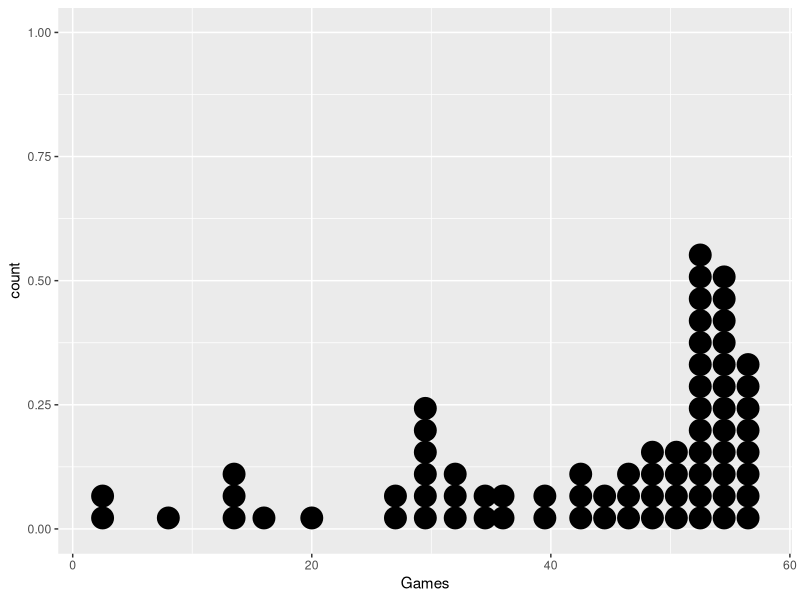
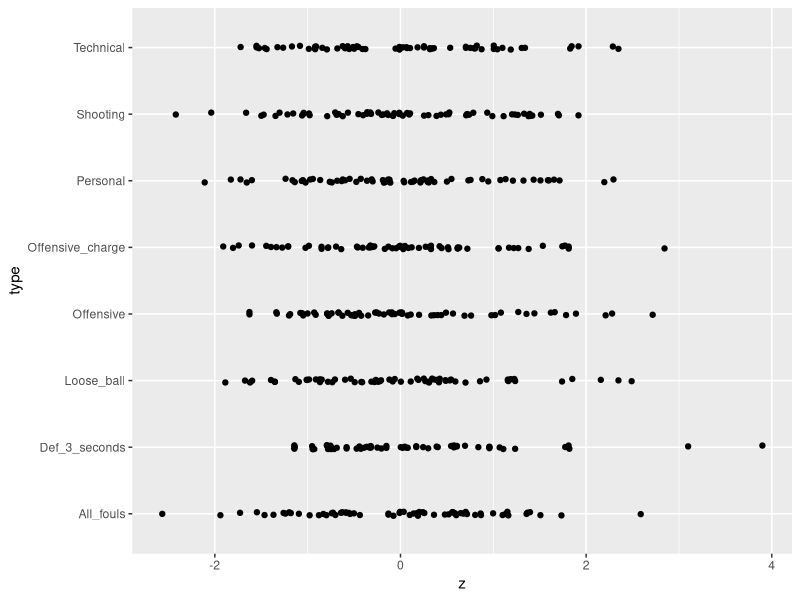
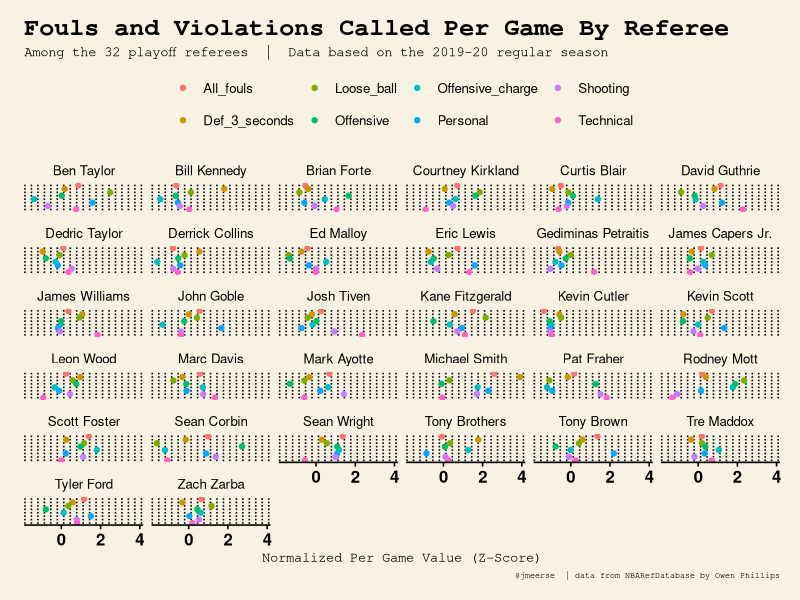
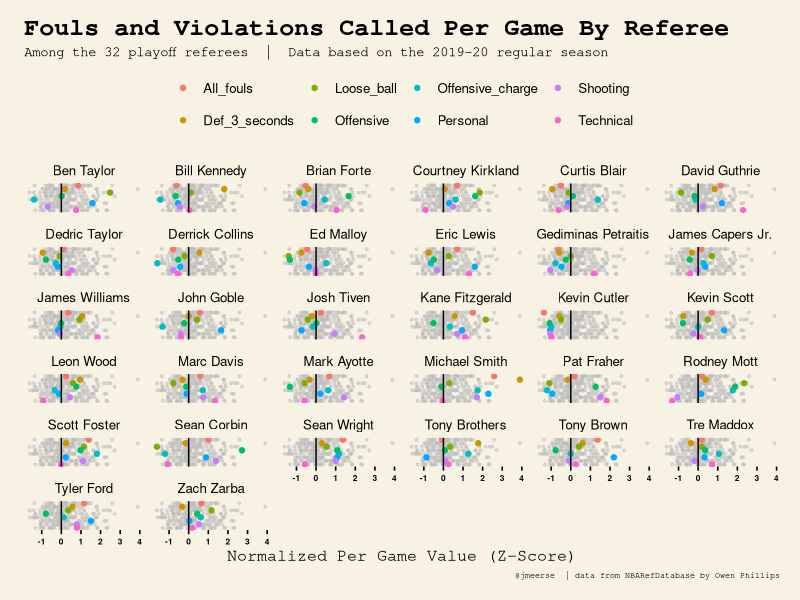
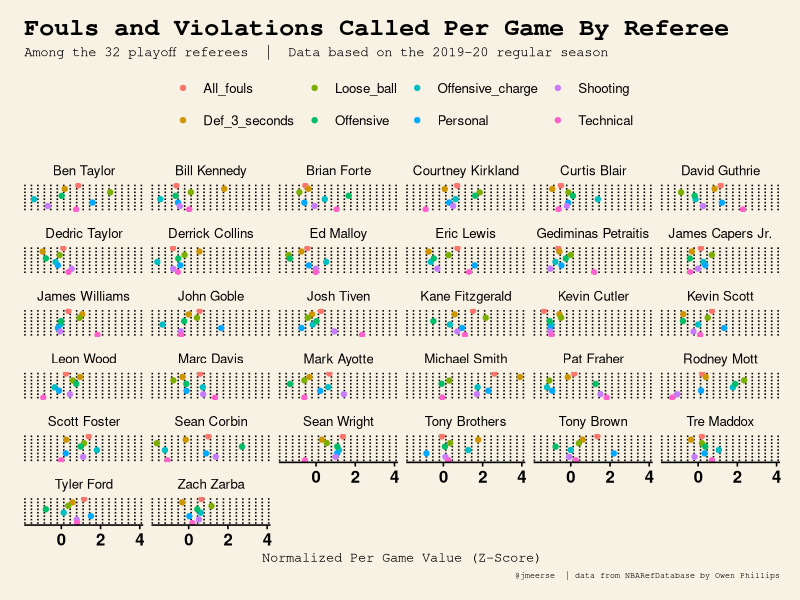

Write R code to recreate these figures, in order.
## ---- chunk 1
knitr::opts_chunk$set(echo = TRUE)
library(tidyverse)
library(readr)
library(ggthemes)


## ---- chunk 2
RegularSeasonTotal1920 <- read_csv("201920RegularSeasonTotal.csv")

rs1920 <- RegularSeasonTotal1920 #make the name easier

remove(RegularSeasonTotal1920)

p1920 <- read_csv("201920PlayoffsTotal.csv") 

#only use what we're interested in
rs1920 <- rs1920 %>% select(Season, Referee, Games, `Total fouls`,  Personal, `Loose ball`, `Offensive charge`, Shooting, Technical, `Defensive 3 seconds`, Offensive)

## ---- chunk 3

#filter out refs with only a few games?
rs1920 %>% ggplot(aes(x = Games)) + geom_dotplot() 
#looks like n > 20, as there's 8 refs with 20 or fewer games

rs1920 <- rs1920 %>% filter(Games > 20)

#convert everything to fouls per game - see below for an easier way with a function
rs1920$All_fouls = rs1920$`Total fouls` / rs1920$Games
rs1920$Personal = rs1920$Personal / rs1920$Games
rs1920$`Loose ball` = rs1920$`Loose ball` / rs1920$Games
rs1920$`Offensive charge` = rs1920$`Offensive charge` / rs1920$Games
rs1920$Shooting = rs1920$Shooting / rs1920$Games
rs1920$Technical = rs1920$Technical / rs1920$Games
rs1920$Def_3_seconds = rs1920$`Defensive 3 seconds` / rs1920$Games
rs1920$Offensive = rs1920$Offensive / rs1920$Games

rs1920 = subset(rs1920, select = -c(`Defensive 3 seconds`)) #remove the original def 3 sec b/c we renamed it

#now make z-scores
rs1920$All_fouls = (rs1920$All_fouls - mean(rs1920$All_fouls)) / sd(rs1920$All_fouls)
rs1920$Personal = (rs1920$Personal - mean(rs1920$Personal)) / sd(rs1920$Personal)
rs1920$`Loose ball` = (rs1920$`Loose ball` - mean(rs1920$`Loose ball`)) / sd(rs1920$`Loose ball`)
rs1920$`Offensive charge` = (rs1920$`Offensive charge` - mean(rs1920$`Offensive charge`)) / sd(rs1920$`Offensive charge`)
rs1920$Shooting = (rs1920$Shooting - mean(rs1920$Shooting)) / sd(rs1920$Shooting)
rs1920$Technical = (rs1920$Technical - mean(rs1920$Technical)) / sd(rs1920$Technical)
rs1920$Def_3_seconds = (rs1920$Def_3_seconds - mean(rs1920$Def_3_seconds)) / sd(rs1920$Def_3_seconds)
rs1920$Offensive = (rs1920$Offensive - mean(rs1920$Offensive)) / sd(rs1920$Offensive)

#separate to classify each type of foul, then rejoin
p <- rs1920 %>% select(Referee, Personal)
p$type = "Personal"
p <- p %>% rename(z = Personal)

a <- rs1920 %>% select(Referee, All_fouls)
a$type = "All_fouls"
a <- a %>% rename(z = All_fouls)

l <- rs1920 %>% select(Referee, `Loose ball`)
l$type = "Loose_ball"
l <- l %>% rename(z = `Loose ball`)

o <- rs1920 %>% select(Referee, `Offensive charge`)
o$type = "Offensive_charge"
o <- o %>% rename(z = `Offensive charge`)


s <- rs1920 %>% select(Referee, Shooting)
s$type = "Shooting"
s <- s %>% rename(z = Shooting)


t <- rs1920 %>% select(Referee, Technical)
t$type = "Technical"
t <- t %>% rename(z = Technical)


of <- rs1920 %>% select(Referee, Offensive)
of$type = "Offensive"
of <- of %>% rename(z = Offensive)


d <- rs1920 %>% select(Referee, Def_3_seconds)
d$type = "Def_3_seconds"
d <- d %>% rename(z = Def_3_seconds)

allfouls <- rbind(a, d, l, o, of, p, s, t)

#quick plot
allfouls %>% ggplot(aes(x = z, y = type)) + geom_jitter(height = .03)

#get just playoff refs
refs <- p1920$Referee #list of just playoff refs

playoffs <- allfouls %>% filter(Referee %in% refs) #just get playoff refs performance in the season


allfouls$playoff = if_else(allfouls$Referee %in% refs,
                           "playoffs", 
                           "no playoffs"
                           ) 
#this would keep original, classifying if playoff ref or not

#this graph doesn't have all other refs shown
playoffs %>% ggplot(aes(x = z, y = rev(type), color = type)) + 
  geom_jitter(height = .03) +
  theme_wsj() +
  labs(title = "Fouls and Violations Called Per Game By Referee",
       subtitle = "Among the 32 playoff referees  |  Data based on the 2019-20 regular season",
       caption = "@jmeerse  | data from NBARefDatabase by Owen Phillips",
       x = "Normalized Per Game Value (Z-Score)",
       ) + 
  theme(
    plot.title = element_text(size = 18),
    plot.subtitle = element_text(size = 10),
    plot.caption = element_text(size = 6),
    axis.title.x = element_text(size = 10),
    axis.text.y = element_blank(),
    legend.title = element_blank()
    ) +
  facet_wrap(~ Referee)

ggsave("playoffrefs.png", width = 8, height = 8, units = "in", dpi = 300)

#see if we can get all refs in background
playoffs <- playoffs %>% mutate(Ref2 = Referee)

playoffs %>% ggplot(aes(x = z, y = rev(type), color = type)) +
  geom_jitter( data=playoffs %>% dplyr::select(-Referee), aes(group=Ref2), color="grey", size=0.7, alpha=0.5, height = .03) +
  geom_jitter( aes(color=type), size=1.5, height = 0 ) +
  geom_vline(xintercept = 0) +
  scale_x_continuous(breaks=seq(-1, 4, 1)) +
  theme_wsj() +
  labs(title = "Fouls and Violations Called Per Game By Referee",
       subtitle = "Among the 32 playoff referees  |  Data based on the 2019-20 regular season",
       caption = "@jmeerse  | data from NBARefDatabase by Owen Phillips",
       x = "Normalized Per Game Value (Z-Score)",
       ) + 
  theme(
    plot.title = element_text(size = 18),
    plot.subtitle = element_text(size = 10),
    plot.caption = element_text(size = 6),
    axis.title.x = element_text(size = 12),
    axis.text.y = element_blank(),
    axis.text.x = element_text(size = 6),
    legend.title = element_blank(),
    panel.grid.major = element_blank(),
    axis.line.x = element_blank()
    ) +
  facet_wrap(~ Referee)


## ---- chunk 4
p1920 <- p1920 %>% select(Season, Referee, Games, `Total fouls`,  Personal, `Loose ball`, `Offensive charge`, Shooting, Technical, `Defensive 3 seconds`, Offensive)

p1920 <- p1920 %>% rename(Total_fouls =`Total fouls`, Loose_ball = `Loose ball`, Off_charge = `Offensive charge`, Def_3_seconds = `Defensive 3 seconds`)

names(p1920)
vnames <- c("Total_fouls", "Personal", "Loose_ball", "Off_charge", "Shooting", "Technical", "Def_3_seconds", "Offensive")

#use functions instead of repeatedly transforming
per_game <- function(x) {
  x / p1920$Games
}

z <- function(x) {
  (x - mean(x, na.rm = TRUE)) / sd(x) 
}

p1920a <- as.data.frame(apply(p1920[,c(4:11)], MARGIN = 2, FUN = per_game))

p1920a <- as.data.frame(apply(p1920a, MARGIN = 2, FUN = z))

play1920 <- cbind(p1920[1:3], p1920a)




